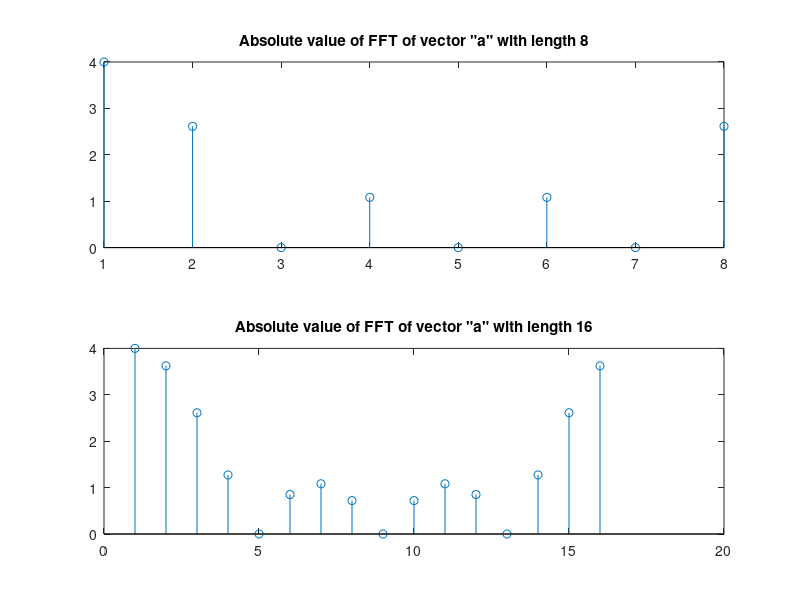

The MATLAB script that drew this image: (Note: this script raises an error after producing the figure.)
% Let vectors a = [1 1 1 1 0 0 0 0] and af1 = fft(a; 8). Plot abs(af1) in Matlab.
% 2.) Let af2 = fft(a; 16). Plot abs(af2) in Matlab.
a = [1 1 1 1 0 0 0 0]
af1 = fft(a, 8)
af1_absolute = abs(af1)
subplot(2,1,1)
stem(af1_absolute)
title('Absolute value of FFT of vector "a" with length 8')
af2 = fft(a, 16)
af2_absolute = abs(af2)
subplot(2,1,2)
stem(af2_absolute)
title('Absolute value of FFT of vector "a" with length 16')

sgtitle('Comparison of af1 and af2')